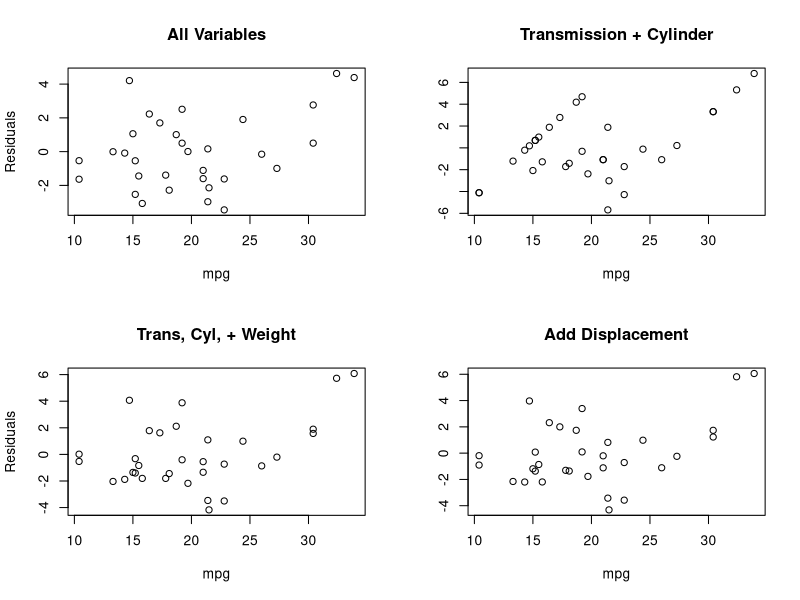

This chart was generated by the following R code:
## ---- chunk 1
knitr::opts_chunk$set(echo = FALSE)
require(datasets)
data(mtcars)
## ---- chunk 2
singleFit <- lm(mpg ~ factor(am), mtcars)
allFit <- lm(mpg ~ ., mtcars)
trioFit <- lm(mpg ~ factor(am) + cyl + wt + disp, mtcars)
cwFit <- lm(mpg ~ factor(am) + cyl + wt, mtcars)
cylFit <- lm(mpg ~ factor(am) + cyl, mtcars)
co_cyl_disp <- cor(mtcars$cyl, mtcars$disp)
co_cyl_wt <- cor(mtcars$cyl, mtcars$wt)
co_disp_wt <- cor(mtcars$disp, mtcars$wt)
## ---- chunk 3
par(mfrow = c(2, 2))
mpg <- mtcars$mpg; residAll <- resid(allFit); residTrio <- resid(trioFit); residCW <- resid(cwFit)
residCyl <- resid(cylFit)
plot(mpg, residAll, main = 'All Variables', ylab = 'Residuals')
plot(mpg, residCyl, main = 'Transmission + Cylinder', ylab = '')
plot(mpg, residCW, main = 'Trans, Cyl, + Weight', ylab = 'Residuals')
plot(mpg, residTrio, main = 'Add Displacement', ylab = '')
fitTest <- anova(cylFit, trioFit, allFit)
gm <- glm(am ~ mpg + cyl + wt, family = 'binomial', data = mtcars)
